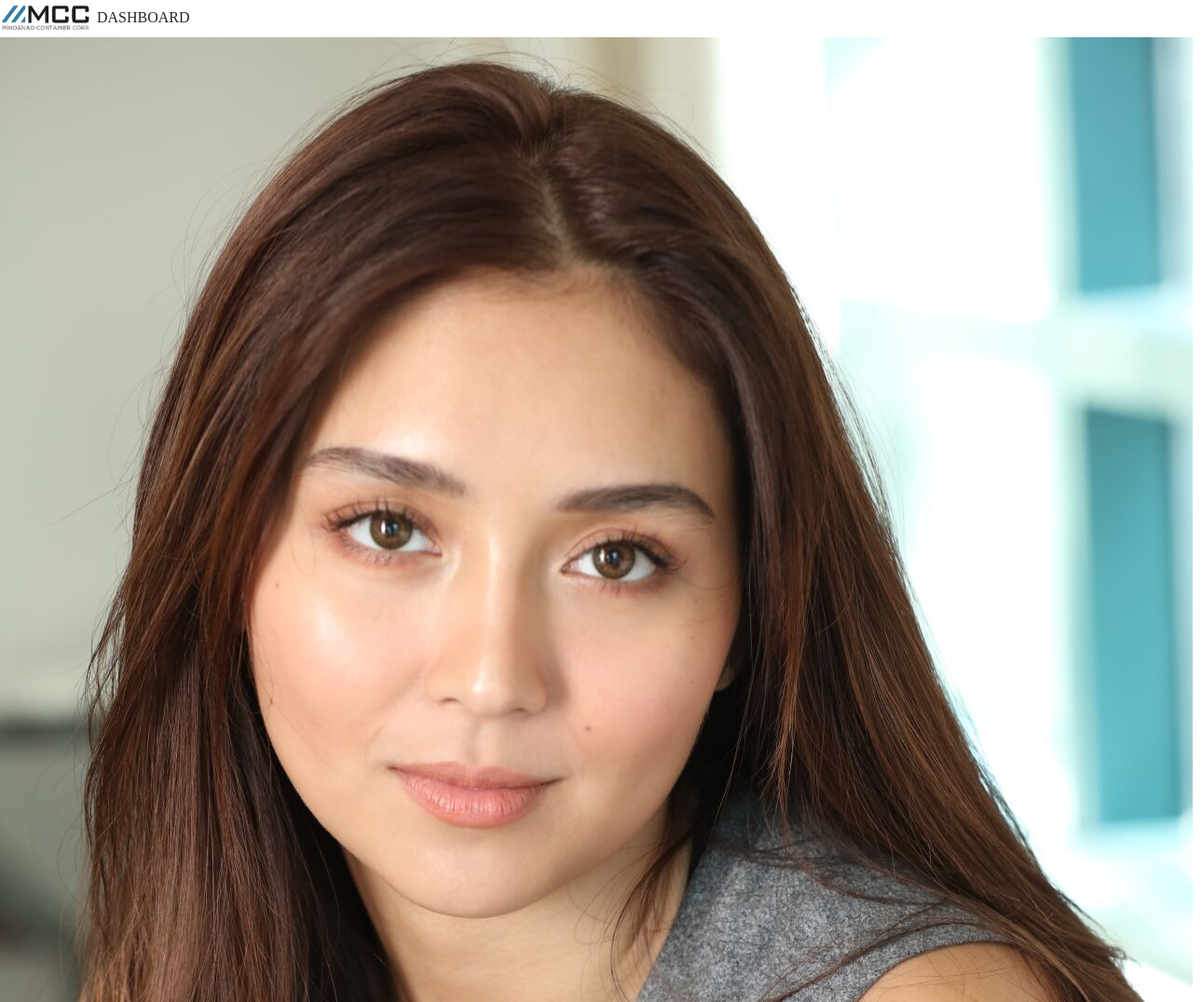
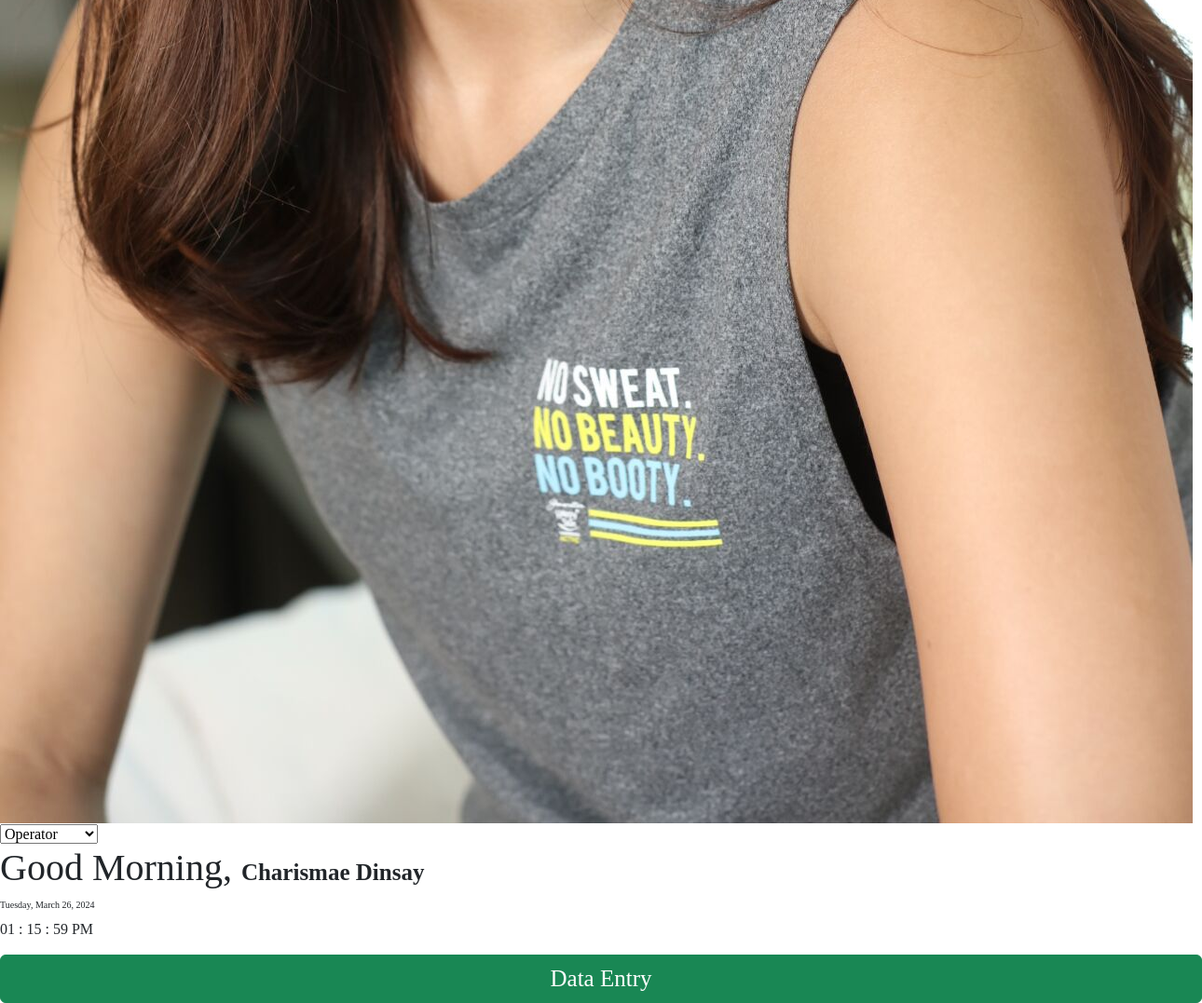
The app's page /mobileDashboard.php (signed in) with its own data (2 pictures, top to bottom).
### tables this page shows
CREATE TABLE `tbl_user` (
  `userID` int(100) NOT NULL,
  `Level` varchar(100) NOT NULL,
  `Name` varchar(100) NOT NULL,
  `Username` varchar(100) NOT NULL,
  `Contact` varchar(100) NOT NULL,
  `Address` varchar(100) NOT NULL,
  `Profile_image` varchar(100) NOT NULL,
  `Email` varchar(100) NOT NULL,
  `Password` varchar(100) NOT NULL
);

### mobileDashboard.php (the view, shortened to what this page needs)
<?php
include 'connect.php';
$id = 2;
$sql = "Select * from `tbl_user` where userID=$id";
$result = mysqli_query($con, $sql);
$row = mysqli_fetch_assoc($result);
$Name = $row['Name'];
$Username = $row['Username'];
$Profile_image = $row['Profile_image'];
?>
<!DOCTYPE html>
<html lang="en">
<head>
    <link href="https://cdn.jsdelivr.net/npm/bootstrap@5.3.0-alpha3/dist/css/bootstrap.min.css" rel="stylesheet"
>
    <link rel="stylesheet" href="https://use.fontawesome.com/releases/v5.8.1/css/all.css">
</head>
<body>
    <header>
        <div class="header">
            <img src="IMAGES/logo.jpg" alt="Registration Image" width="100" height="40" class="logo">
            DASHBOARD
            <img src="uploaded_image/<?php echo $Profile_image; ?>" class="img-admin" id="image">
            <select class="dropdown" id="dropdown" required onchange="handleDropdownChange(this)">
                <option value="admin">
                    <?php echo $Username; ?>
                </option>
            </select>
        </div>
    </header>
    <main>
        <div class="M-container">
            <div class="xbox2 box2">
                <h1 class="morning" style="margin-bottom:10px;">Good Morning, <span
                        style="font-size:25px;font-weight: bold;">
                        <?php echo $Name; ?>
                    </span></h1>
                <h2 style="font-size:10px;">
                    <?php echo date("l, F j, Y"); ?>
                </h2>
                <div class="clock">
                    <span id="hrs"></span>
                    <span>:</span>
                    <span id="minutes"></span>
                    <span>:</span>
                    <span id="sec"></span>
                    <span id="ampm"></span>
                </div>
            </div>
        </div>
        <div class="button-container">
            <a href="mobileDataEntry.php" style="text-decoration: none; color: inherit; width:80%;">
                <button type="button" class="btn btn-success" style="font-size:25px; margin-top: 15px; width:100%;">
                    Data Entry
                </button>
            </a>
        </div>
    </main>
</body>
</html>

### mobileDashboard.php (style rules this page uses)
* { font-family: 'Noto+Serif+Makasar'; }

### records on screen
tbl_user: Profile_image (picture), Username "Operator", Name "Charismae Dinsay"
